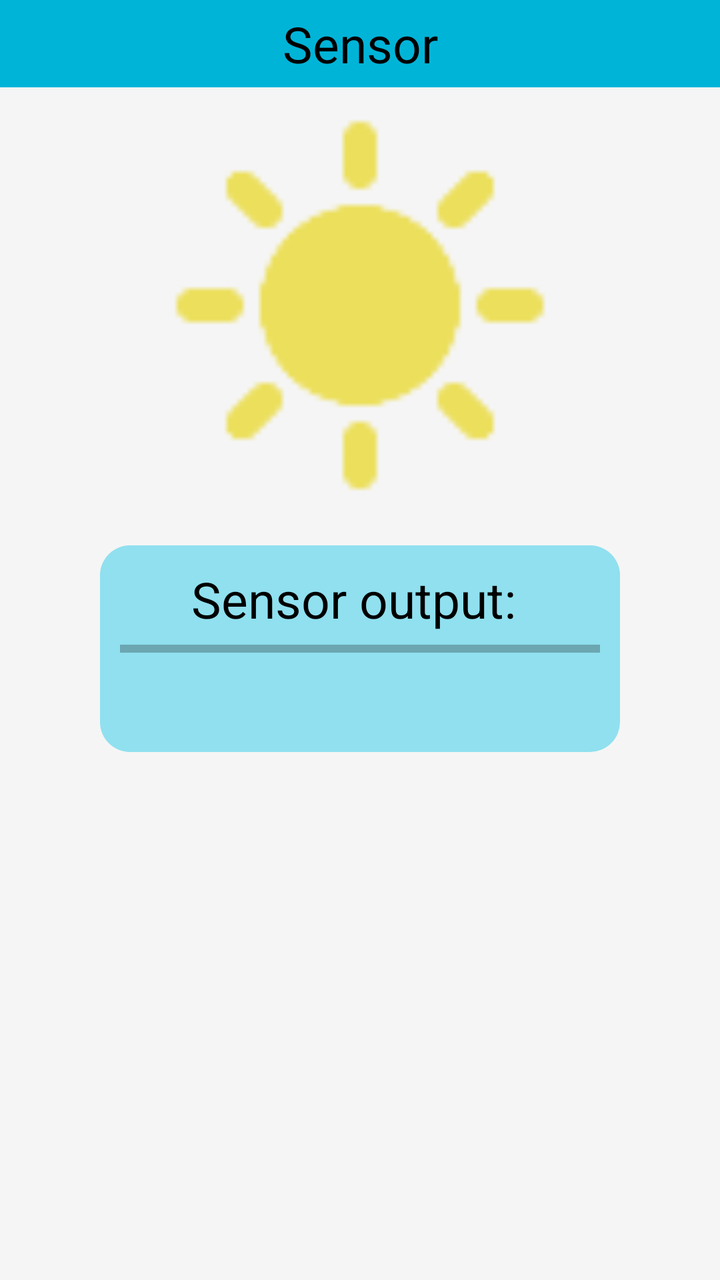
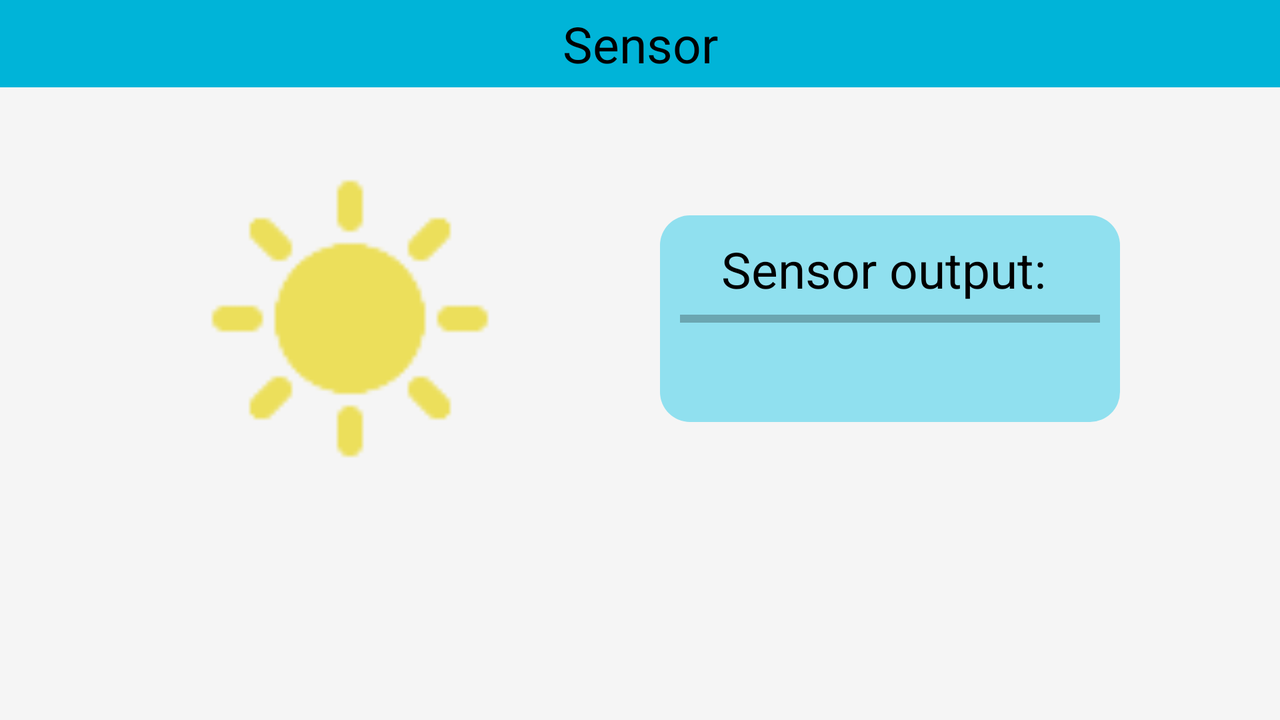

Two renders of one Android screen. The first uses the default layout on a phone; the second uses the alternative layout the repository ships for a different screen configuration, on a matching device. The two XML files are below.
<!-- AndroidManifest.xml: application theme Theme.XML_APP -->
<!-- res/layout/fragment_sensor.xml -->
<?xml version="1.0" encoding="utf-8"?>
<LinearLayout xmlns:android="http://schemas.android.com/apk/res/android"
    xmlns:app="http://schemas.android.com/apk/res-auto"
    android:layout_width="match_parent"
    android:layout_height="match_parent"
    android:orientation="vertical"
    android:layout_marginBottom="85dp"
    >

    <TextView
        android:layout_width="match_parent"
        android:layout_height="wrap_content"
        android:padding="5dp"
        android:text="Sensor"
        android:textAlignment="center"
        android:textSize="25sp"
        android:background="?attr/colorPrimary" />

    <androidx.constraintlayout.widget.ConstraintLayout
        android:layout_width="match_parent"
        android:layout_height="match_parent">
        <ImageView
            android:id="@+id/imageSun"
            android:layout_width="200dp"
            android:layout_height="200dp"
            android:layout_marginBottom="20dp"
            app:layout_constraintBottom_toTopOf="@id/outputInfo"
            app:layout_constraintEnd_toEndOf="parent"
            app:layout_constraintStart_toStartOf="parent"
            app:srcCompat="@drawable/ic_action_sun"/>

        <LinearLayout
            android:id="@+id/outputInfo"
            android:layout_width="match_parent"
            android:layout_height="wrap_content"
            android:orientation="vertical"
            android:background="@drawable/rounded_rectangle"
            android:layout_marginTop="50dp"
            android:layout_marginRight="50dp"
            android:layout_marginLeft="50dp"
            android:padding="10.dp"
            app:layout_constraintBottom_toBottomOf="parent"
            app:layout_constraintEnd_toEndOf="parent"
            app:layout_constraintStart_toStartOf="parent"
            app:layout_constraintTop_toTopOf="parent">

            <TextView
                android:layout_width="match_parent"
                android:layout_height="wrap_content"
                android:text="Sensor output: "
                android:textAlignment="center"
                android:textSize="25sp" />

            <ProgressBar
                android:id="@+id/progressBar"
                style="?android:attr/progressBarStyleHorizontal"
                android:layout_width="match_parent"
                android:layout_height="wrap_content"
                android:max="100"
                android:min="0"
                android:progressTint="?attr/colorPrimary" />

            <TextView
                android:id="@+id/TextViewSensorOutput"
                android:layout_width="match_parent"
                android:layout_height="wrap_content"
                android:textSize="25sp"
                android:textAlignment="center" />

        </LinearLayout>

    </androidx.constraintlayout.widget.ConstraintLayout>



</LinearLayout>
<!-- resources referenced by this layout -->
<resources>
  <!-- drawable ic_action_sun: png bitmap (drawable, 973 bytes) -->
  <!-- drawable rounded_rectangle (drawable) -->
  <?xml version="1.0" encoding="utf-8"?>
  <shape xmlns:android="http://schemas.android.com/apk/res/android">
      <solid android:color="@color/blueTertiary" />
      <corners android:radius="15dp" />
  </shape>
  <style name="Theme.XML_APP" parent="Base.Theme.XML_APP" />
  <color name="blueTertiary">#90e0ef</color>
  <style name="Base.Theme.XML_APP" parent="Theme.Material3.DayNight.NoActionBar">
          
          <item name="colorPrimary">@color/bluePrimary</item>
          <item name="colorSecondary">@color/blueSecondary</item>
          <item name="colorTertiary">@color/blueTertiary</item>
          <item name="colorSurface">@color/screenGrayLight</item>
          <item name="colorOnPrimary">@color/black</item>
          <item name="android:textColorPrimary">@color/black</item>
          <item name="android:textColorTertiary">@color/black</item>
          <item name="android:textColorSecondary">@color/black</item>
          <item name="android:navigationBarColor">@color/blueSecondary</item>
          <item name="android:statusBarColor">@color/blueSecondary</item>
          <item name="android:textColor">@color/black</item>
          <item name="android:colorBackground">@color/lightGray</item>
      </style>
  <color name="bluePrimary">#00b4d8</color>
  <color name="blueSecondary">#0077b6</color>
  <color name="screenGrayLight">#E7E0EC</color>
  <color name="black">#FF000000</color>
  <color name="lightGray">#F5F5F5</color>
</resources>
<!-- res/layout-land/fragment_sensor.xml (the repository's variant of the layout above) -->
<!-- drawn on the phone turned sideways -->
<?xml version="1.0" encoding="utf-8"?>
<LinearLayout xmlns:android="http://schemas.android.com/apk/res/android"
    xmlns:app="http://schemas.android.com/apk/res-auto"
    android:layout_width="match_parent"
    android:layout_height="match_parent"
    android:orientation="vertical"
    >

    <TextView
        android:layout_width="match_parent"
        android:layout_height="wrap_content"
        android:padding="5dp"
        android:text="Sensor"
        android:textAlignment="center"
        android:textSize="25sp"
        android:background="?attr/colorPrimary"
        android:autoSizeTextType="uniform"/>

    <androidx.constraintlayout.widget.ConstraintLayout
        android:layout_width="match_parent"
        android:layout_height="match_parent"
        android:layout_marginBottom="85dp">


        <ImageView
            android:id="@+id/imageSun"
            android:layout_width="150dp"
            android:layout_height="150dp"
            android:layout_marginStart="100dp"
            app:layout_constraintBottom_toBottomOf="parent"
            app:layout_constraintStart_toStartOf="parent"
            app:layout_constraintTop_toTopOf="parent"
            app:layout_constraintEnd_toStartOf="@id/outputInfo"
            app:srcCompat="@drawable/ic_action_sun"/>

        <LinearLayout
            android:id="@+id/outputInfo"
            android:layout_width="0dp"
            android:layout_height="wrap_content"
            android:orientation="vertical"
            android:background="@drawable/rounded_rectangle"
            android:layout_marginStart="80dp"
            android:layout_marginEnd="80dp"
            android:padding="10.dp"
            app:layout_constraintBottom_toBottomOf="parent"
            app:layout_constraintEnd_toEndOf="parent"
            app:layout_constraintStart_toEndOf="@id/imageSun"
            app:layout_constraintTop_toTopOf="parent">

            <TextView
                android:id="@+id/TextViewSensor"
                android:layout_width="match_parent"
                android:layout_height="wrap_content"
                android:text="Sensor output: "
                android:textAlignment="center"
                android:textSize="25sp" />

            <ProgressBar
                android:id="@+id/progressBar"
                style="?android:attr/progressBarStyleHorizontal"
                android:layout_width="match_parent"
                android:layout_height="wrap_content"
                android:max="100"
                android:min="0"
                android:progressTint="?attr/colorPrimary"/>

            <TextView
                android:id="@+id/TextViewSensorOutput"
                android:layout_width="match_parent"
                android:layout_height="wrap_content"
                android:textSize="25sp"
                android:textAlignment="center" />

        </LinearLayout>

    </androidx.constraintlayout.widget.ConstraintLayout>

</LinearLayout>
